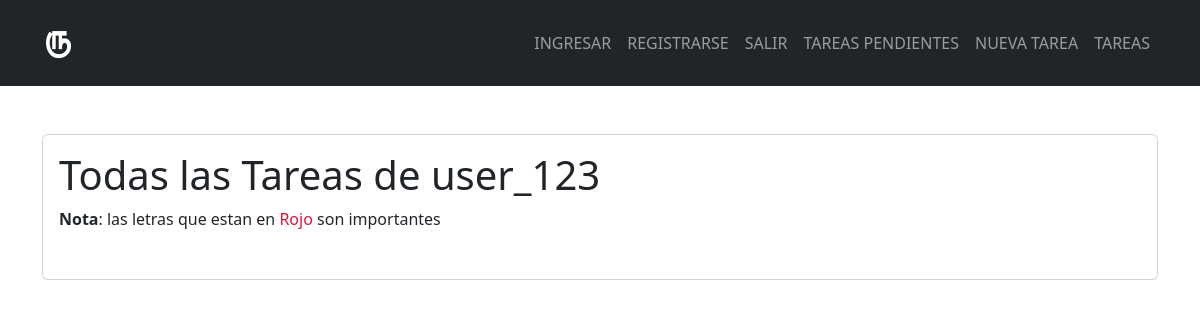
/tasks/all-tasks/ (signed in), run on an earlier commit of the app's database.
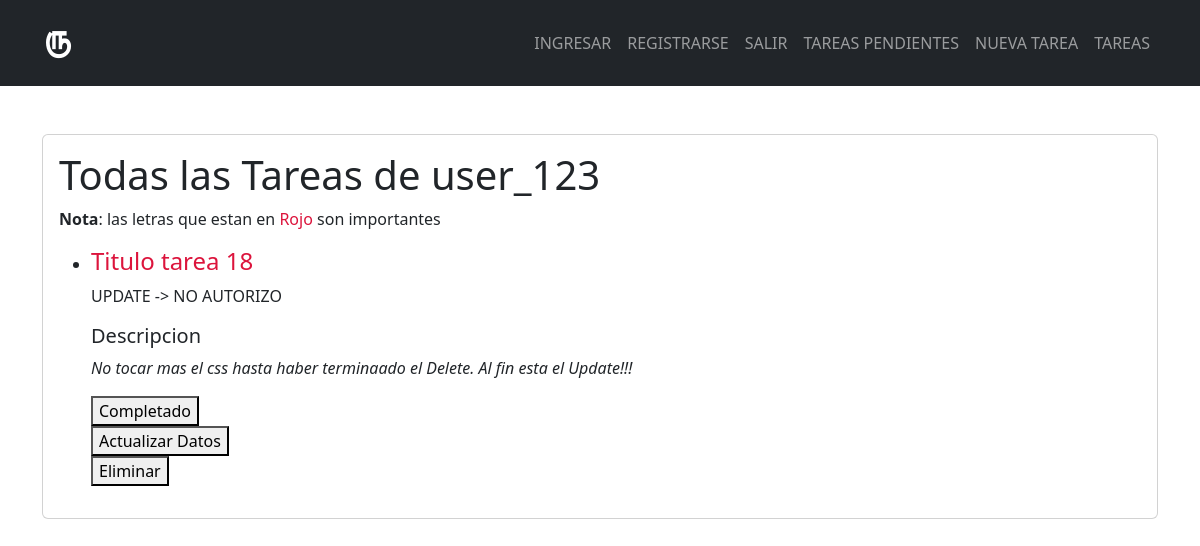
And on a later commit of the database.
### tasks/models.py (models this page shows)
class Task(models.Model):
    titulo= models.CharField(max_length=100)
    descripcion=    models.TextField(blank=True)
    fecha_creacion= models.DateTimeField(auto_now_add=True)
    completada= models.DateTimeField(null=True, blank=True)
    es_importante=  models.BooleanField(default=False)
    creada_por = models.ForeignKey(User ,on_delete=models.CASCADE)
    def __str__(self):
        return (self.titulo + ' - Tarea de: --> '+ str(self.creada_por))

### tasks/views.py (the view)
# urls.py: path('tasks/all-tasks/', views.all_tasks, name='all_tasks'),
@login_required
def all_tasks(request):
    query_tarea = Task.objects.filter(creada_por=request.user)
    return render(request, 'all_tasks.html', {'tareas': query_tarea})

### tasks/templates/all_tasks.html (shortened to what this page needs)
{% extends 'base.html' %}
{% block content %}
    <h1>Todas las Tareas de {{ user }}</h1>
    <p><b>Nota</b>: las letras que estan en <span style="color: crimson;">Rojo</span> son importantes</p>
    <ul>
        {% for tarea in tareas %}
            <li>
                {% if tarea.es_importante %}
                    <h4 style="color: crimson;">Titulo tarea {{ tarea.id }}</h4>
                {% else %}
                    <h4>Titulo tarea {{ tarea.id }}</h4>
                {% endif %}
                <p>{{ tarea.titulo }}</p>
                <h5>Descripcion</h5>
                <p><i>{{ tarea.descripcion }}</i></p>
                {% if tarea.completada is none %}
                    <form action="{% url 'task_completed' tarea.id %}" method="post">
                        <button>Completado</button>
                    </form>
                {% else %}
                <p>Completada el dia: {{ tarea.completada }}</p>
                <h4 style="color: rgb(13, 117, 13);"><i>Tarea Completada</i></h4>
                {% endif %}
                <a href=" {% url 'task_detail' tarea.id %} "><button>Actualizar Datos</button></a>
            </li>
            <form action="{% url 'task_deleted' tarea.id %}" method="post">
                <button>Eliminar</button>
            </form>
        {% endfor %}
    </ul>
{% endblock content %}

### tasks/templates/base.html (shortened to what this page needs)
{% load static %}
<!DOCTYPE html>
<html lang="en">
  <head>
    <link rel="stylesheet" href="{% static '/styles/main.css' %}" />
    <link
      rel="stylesheet"
      href="https://cdn.jsdelivr.net/npm/bootstrap@5.3.2/dist/css/bootstrap.min.css"
    />
  </head>
  <body>
    <nav class="navbar navbar-expand-lg mt-0 bg-dark navbar-dark">
      <div class="container">
        <a class="navbar-brand fs-1 fw-semibold" href="{% url 'home' %}">௫</a>
        <div class="collapse navbar-collapse" id="navbarNav">
          <ul class="navbar-nav ms-auto">
            <li class="nav-item">
              <a class="nav-link" href="{% url 'ingresar' %}">INGRESAR</a>
            </li>
            <li class="nav-item">
              <a class="nav-link" href="{% url 'sign-up' %}">REGISTRARSE</a>
            </li>
            {% if user.is_authenticated %}
            <li class="nav-item">
              <a class="nav-link" href="{% url 'log-out' %}">SALIR</a>
            </li>
            <li class="nav-item">
              <a class="nav-link" href="{% url 'tareas_view' %}"
                >TAREAS PENDIENTES</a
              >
            </li>
            <li class="nav-item">
              <a class="nav-link" href="{% url 'task_create' %}">NUEVA TAREA</a>
            </li>
            <li class="nav-item">
              <a class="nav-link" href="{% url 'all_tasks' %}">TAREAS</a>
            </li>
            {% endif %}
          </ul>
        </div>
      </div>
    </nav>
    <main class="container py-5">
      <section class="card card-body ">
        {% block content %} {% endblock content %}
      </section>
    </main>
  </body>
</html>

### tasks/static/styles/main.css (style rules this page uses)
body { background-color: rgb(201, 199, 199); }

What changed in the data, as far as the page shows it:
added Task: id "18", titulo "UPDATE -> NO AUTORIZO", descripcion "No tocar mas el css hasta haber terminaado el Delete. Al fin esta el Update!!!", shows "Completado"
